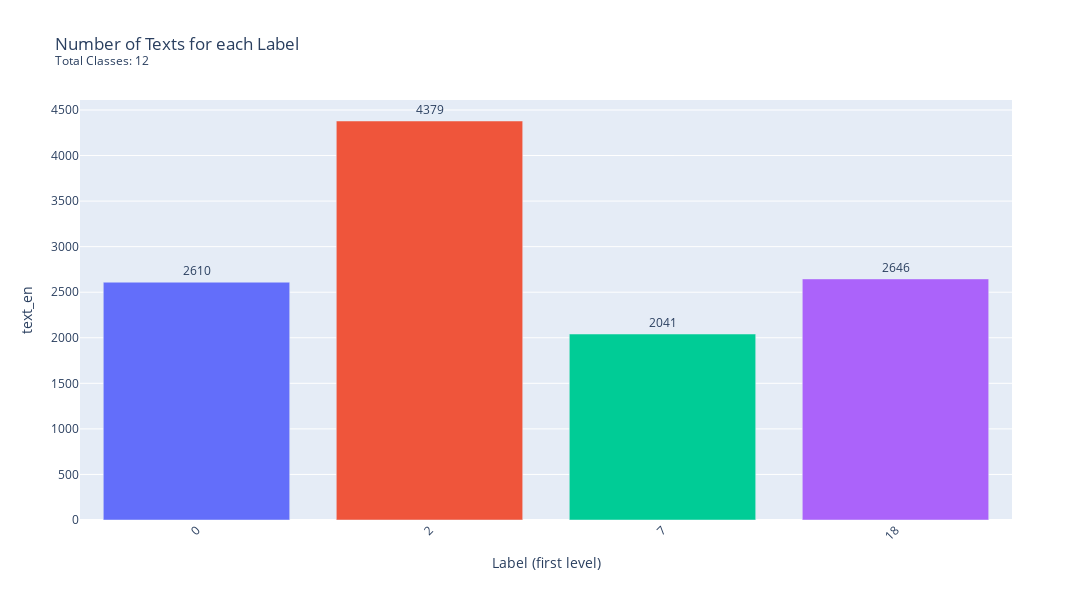

Here is the notebook cell this chart was saved with:
### Code cell
# create plot
barplot = create_obs_per_classes_barplot(
    df = reduced_dataframe,
    width = 1400, 
    height = 600, 
    title = "Number of Texts for each Label<br><sup>Total Classes: 12<sup>"
    )

### Figure 1 — Plotly figure (JSON) as saved in the notebook; plotly's stock layout.template omitted (floating-point values rounded to 4 significant figures)
{"data": [{"alignmentgroup": "True", "cliponaxis": false, "hovertemplate": "Label (first level)=%{x}<br>text_en=%{y}<extra></extra>", "legendgroup": "0", "marker": {"color": "#636efa", "pattern": {"shape": ""}}, "name": "0", "offsetgroup": "0", "orientation": "v", "showlegend": true, "textangle": 0, "textposition": "outside", "texttemplate": "%{y}", "type": "bar", "x": ["0"], "xaxis": "x", "y": [2610], "yaxis": "y"}, {"alignmentgroup": "True", "cliponaxis": false, "hovertemplate": "Label (first level)=%{x}<br>text_en=%{y}<extra></extra>", "legendgroup": "2", "marker": {"color": "#EF553B", "pattern": {"shape": ""}}, "name": "2", "offsetgroup": "2", "orientation": "v", "showlegend": true, "textangle": 0, "textposition": "outside", "texttemplate": "%{y}", "type": "bar", "x": ["2"], "xaxis": "x", "y": [4379], "yaxis": "y"}, {"alignmentgroup": "True", "cliponaxis": false, "hovertemplate": "Label (first level)=%{x}<br>text_en=%{y}<extra></extra>", "legendgroup": "7", "marker": {"color": "#00cc96", "pattern": {"shape": ""}}, "name": "7", "offsetgroup": "7", "orientation": "v", "showlegend": true, "textangle": 0, "textposition": "outside", "texttemplate": "%{y}", "type": "bar", "x": ["7"], "xaxis": "x", "y": [2041], "yaxis": "y"}, {"alignmentgroup": "True", "cliponaxis": false, "hovertemplate": "Label (first level)=%{x}<br>text_en=%{y}<extra></extra>", "legendgroup": "18", "marker": {"color": "#ab63fa", "pattern": {"shape": ""}}, "name": "18", "offsetgroup": "18", "orientation": "v", "showlegend": true, "textangle": 0, "textposition": "outside", "texttemplate": "%{y}", "type": "bar", "x": ["18"], "xaxis": "x", "y": [2646], "yaxis": "y"}], "layout": {"barmode": "relative", "height": 600, "legend": {"title": {"text": "Label (first level)"}, "tracegroupgap": 0}, "showlegend": false, "title": {"text": "Number of Texts for each Label<br><sup>Total Classes: 12<sup>"}, "width": 1400, "xaxis": {"anchor": "y", "categoryarray": ["0", "2", "7", "18"], "categoryorder": "array", "domain": [0, 1], "tickangle": -45, "title": {"text": "Label (first level)"}}, "yaxis": {"anchor": "x", "domain": [0, 1], "title": {"text": "text_en"}}}}
